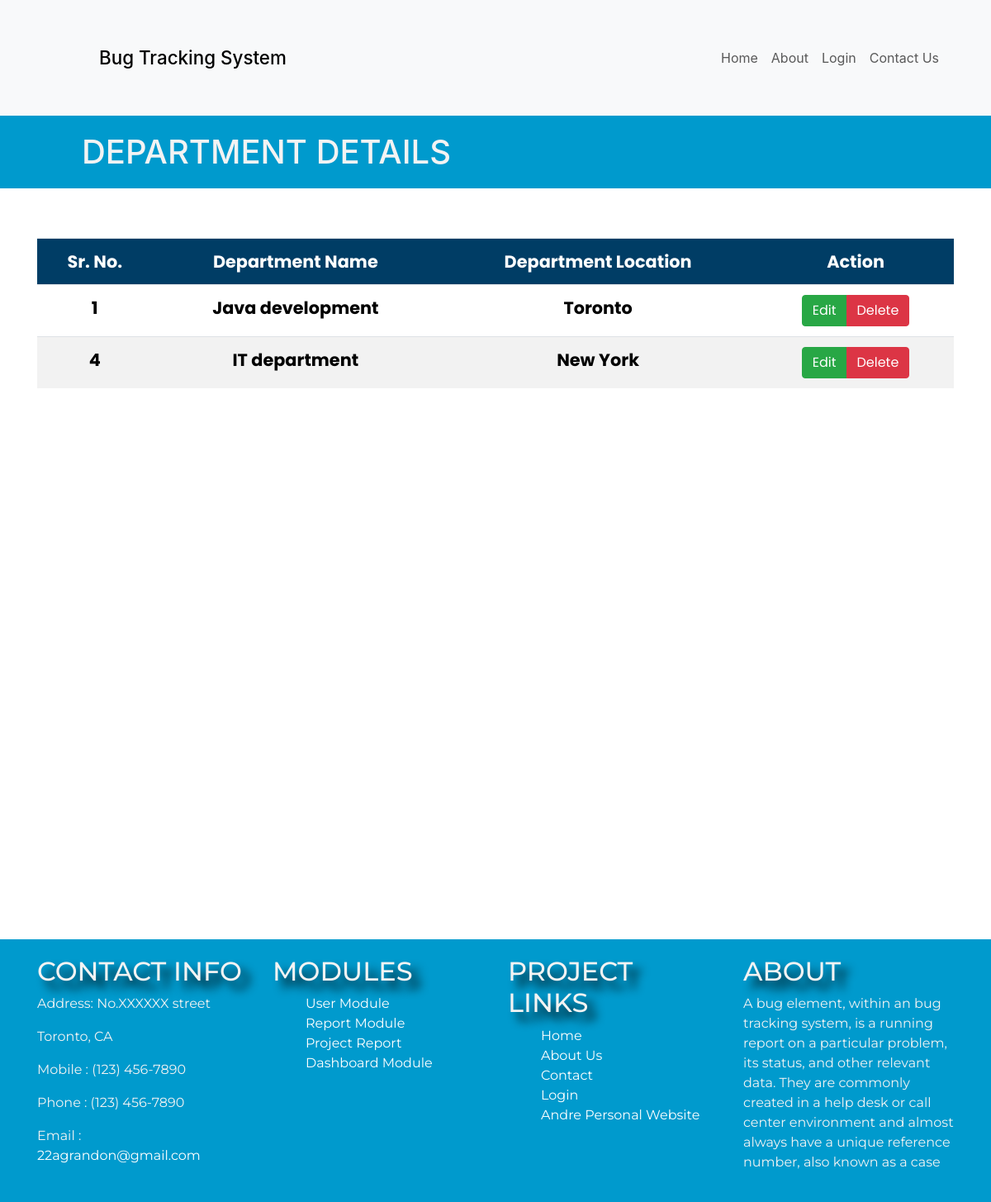
The page /listings/deptlisting on the database its author committed.
### listings/models.py (models this page shows, shortened)
class Department(models.Model):
    department_id = models.AutoField(primary_key=True)
    department_name = models.CharField(max_length=255,default = '')
    department_location = models.CharField(max_length=255,default = '')

### listings/views.py (the view)
# urls.py: path('deptlisting',views.departments,name='deptlisting'),
def departments(request):
        departments = Department.objects.all()
        print("------------------------------------------")
        for i in departments:
            print(i.department_id)
        print("------------------------------------------")
        return render(request,'listings/departmentdetails.html', {'departments':departments})

### listings/templates/listings/departmentdetails.html (shortened to what this page needs)
{% extends 'base.html' %}
{% block content %}
    <div class="banner">
      <h1 id='bannerLogo'>DEPARTMENT DETAILS</h1>
    </div>
 <div  id='listingadd' class="container">
		<div class="row">
		  <div class="col-lg-12">
			<form name="frm" action="" method="post">
			  <section class="panel">
				  <table class="table table-striped table-advance table-hover" style="color:#000000">
				   <tbody>
					  <tr class="bg-primary">
						<th style="background-color:#003d65; color:#FFFFFF;">Sr. No.</th>
						<th style="background-color:#003d65; color:#FFFFFF;">Department Name</th>
						<th style="background-color:#003d65; color:#FFFFFF;">Department Location</th>
						<th style="background-color:#003d65; color:#FFFFFF;"> Action</th>
					  </tr>
					  {% for i in departments %}
					       <tr>
                   <td>{{i.department_id}}</td>
						        <td>{{i.department_name}}</td>
						        <td>{{i.department_location}}</td>
                    <td>
                        <div class="btn-group">
                            <a href="{% url 'listings:update_dept' i.department_id %}" class="btn btn-success">Edit</a>
                            <a class="delete-dialog btn btn-danger"  method="POST" href="{% url 'listings:delete_dept' i.department_id%}">Delete</a>
                        </div>
                    </td>
					       </tr>
					  {% endfor %}
				   </tbody>
				</table>
			  </section>
			 </form>
		  </div>
	  </div>
	</div>
{% endblock content %}

### static/bugtracker/css/master.css (style rules this page uses)
form { padding-top: 52px; padding-bottom: -100px; text-align: center; font-size: 1.3em; font-weight: bold; color: black; font-family: 'Poppins', sans-serif; }
#listingadd { padding-bottom: 651px; }
a:link { color: white; background: url(<i class="fas fa-angle-right"></i>) no-repeat 0 0; }
.banner { background-color: #009ACD; color: #f3f3f3; line-height: 100px; padding-left: 79px; }
#bannerLogo { padding:20px; }
a { color: white; }
* { box-sizing: border-box; }
.row::after { content:none; clear: both; display: table; }
html, body { max-width: 100%; overflow-x: hidden; }

### rows shown on the page
Department: department_id "1", department_name "Java development", department_location "Toronto"
Department: department_id "4", department_name "IT department", department_location "New York"
